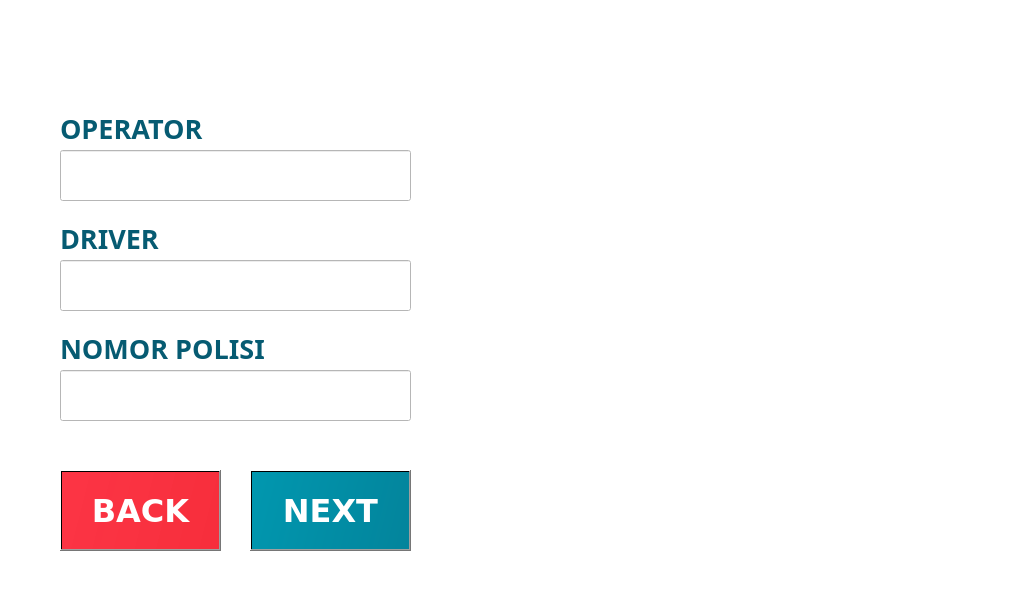
<?xml version="1.0" encoding="UTF-8"?>
<ui version="4.0">
 <class>Dialog</class>
 <widget class="QDialog" name="Dialog">
  <property name="enabled">
   <bool>true</bool>
  </property>
  <property name="geometry">
   <rect>
    <x>0</x>
    <y>0</y>
    <width>1024</width>
    <height>600</height>
   </rect>
  </property>
  <property name="sizePolicy">
   <sizepolicy hsizetype="Preferred" vsizetype="Preferred">
    <horstretch>0</horstretch>
    <verstretch>0</verstretch>
   </sizepolicy>
  </property>
  <property name="minimumSize">
   <size>
    <width>1024</width>
    <height>600</height>
   </size>
  </property>
  <property name="maximumSize">
   <size>
    <width>1024</width>
    <height>600</height>
   </size>
  </property>
  <property name="windowTitle">
   <string>Dialog</string>
  </property>
  <property name="styleSheet">
   <string notr="true">background-color: rgb(255, 255, 255);</string>
  </property>
  <widget class="QLabel" name="label_3">
   <property name="geometry">
    <rect>
     <x>0</x>
     <y>0</y>
     <width>1024</width>
     <height>600</height>
    </rect>
   </property>
   <property name="text">
    <string/>
   </property>
   <property name="pixmap">
    <pixmap>../assets/PLN clasic.png</pixmap>
   </property>
   <property name="scaledContents">
    <bool>true</bool>
   </property>
  </widget>
  <widget class="QLineEdit" name="operatorText">
   <property name="geometry">
    <rect>
     <x>60</x>
     <y>150</y>
     <width>351</width>
     <height>51</height>
    </rect>
   </property>
   <property name="font">
    <font>
     <pointsize>20</pointsize>
    </font>
   </property>
   <property name="clearButtonEnabled">
    <bool>true</bool>
   </property>
  </widget>
  <widget class="QPushButton" name="backButton">
   <property name="geometry">
    <rect>
     <x>60</x>
     <y>470</y>
     <width>161</width>
     <height>81</height>
    </rect>
   </property>
   <property name="font">
    <font>
     <family>Verdana</family>
     <pointsize>24</pointsize>
     <weight>75</weight>
     <bold>true</bold>
    </font>
   </property>
   <property name="cursor">
    <cursorShape>PointingHandCursor</cursorShape>
   </property>
   <property name="styleSheet">
    <string notr="true">background-color: qlineargradient(spread:pad, x1:-0.5, y1:-0.5, x2:3.5, y2:0, stop:0 rgba(255, 30, 50, 225), stop:1 rgba(235, 31, 39, 255));
color: rgb(255, 255, 255);
</string>
   </property>
   <property name="text">
    <string>BACK</string>
   </property>
  </widget>
  <widget class="QLabel" name="label_2">
   <property name="geometry">
    <rect>
     <x>60</x>
     <y>220</y>
     <width>351</width>
     <height>31</height>
    </rect>
   </property>
   <property name="font">
    <font>
     <family>Montserrat</family>
     <pointsize>20</pointsize>
     <weight>75</weight>
     <bold>true</bold>
    </font>
   </property>
   <property name="styleSheet">
    <string notr="true">background-color: rgba(255, 255, 255, 0);</string>
   </property>
   <property name="text">
    <string>&lt;html&gt;&lt;head/&gt;&lt;body&gt;&lt;p&gt;&lt;span style=&quot; color:#065b72;&quot;&gt;DRIVER&lt;/span&gt;&lt;/p&gt;&lt;/body&gt;&lt;/html&gt;</string>
   </property>
  </widget>
  <widget class="QLineEdit" name="nopolText">
   <property name="geometry">
    <rect>
     <x>60</x>
     <y>370</y>
     <width>351</width>
     <height>51</height>
    </rect>
   </property>
   <property name="font">
    <font>
     <pointsize>20</pointsize>
    </font>
   </property>
   <property name="inputMethodHints">
    <set>Qt::ImhNone</set>
   </property>
   <property name="cursorMoveStyle">
    <enum>Qt::LogicalMoveStyle</enum>
   </property>
   <property name="clearButtonEnabled">
    <bool>true</bool>
   </property>
  </widget>
  <widget class="QLabel" name="label">
   <property name="geometry">
    <rect>
     <x>60</x>
     <y>110</y>
     <width>351</width>
     <height>31</height>
    </rect>
   </property>
   <property name="font">
    <font>
     <family>Montserrat</family>
     <pointsize>20</pointsize>
     <weight>75</weight>
     <bold>true</bold>
    </font>
   </property>
   <property name="styleSheet">
    <string notr="true">
background-color: rgba(255, 255, 255, 0);
</string>
   </property>
   <property name="text">
    <string>&lt;html&gt;&lt;head/&gt;&lt;body&gt;&lt;p&gt;&lt;span style=&quot; color:#065b72;&quot;&gt;OPERATOR&lt;/span&gt;&lt;/p&gt;&lt;/body&gt;&lt;/html&gt;</string>
   </property>
   <property name="alignment">
    <set>Qt::AlignLeading|Qt::AlignLeft|Qt::AlignVCenter</set>
   </property>
  </widget>
  <widget class="QLabel" name="label_4">
   <property name="geometry">
    <rect>
     <x>60</x>
     <y>330</y>
     <width>351</width>
     <height>31</height>
    </rect>
   </property>
   <property name="font">
    <font>
     <family>Montserrat</family>
     <pointsize>20</pointsize>
     <weight>75</weight>
     <bold>true</bold>
     <kerning>true</kerning>
    </font>
   </property>
   <property name="styleSheet">
    <string notr="true">background-color: rgba(255, 255, 255, 0);</string>
   </property>
   <property name="text">
    <string>&lt;html&gt;&lt;head/&gt;&lt;body&gt;&lt;p&gt;&lt;span style=&quot; color:#065b72;&quot;&gt;NOMOR POLISI&lt;/span&gt;&lt;/p&gt;&lt;/body&gt;&lt;/html&gt;</string>
   </property>
  </widget>
  <widget class="QLineEdit" name="driverText">
   <property name="geometry">
    <rect>
     <x>60</x>
     <y>260</y>
     <width>351</width>
     <height>51</height>
    </rect>
   </property>
   <property name="font">
    <font>
     <pointsize>20</pointsize>
    </font>
   </property>
   <property name="clearButtonEnabled">
    <bool>true</bool>
   </property>
  </widget>
  <widget class="QPushButton" name="nextButton">
   <property name="geometry">
    <rect>
     <x>250</x>
     <y>470</y>
     <width>161</width>
     <height>81</height>
    </rect>
   </property>
   <property name="font">
    <font>
     <family>Verdana</family>
     <pointsize>24</pointsize>
     <weight>75</weight>
     <bold>true</bold>
     <strikeout>false</strikeout>
     <kerning>true</kerning>
    </font>
   </property>
   <property name="cursor">
    <cursorShape>PointingHandCursor</cursorShape>
   </property>
   <property name="styleSheet">
    <string notr="true">background-color: qlineargradient(spread:pad, x1:-0.5, y1:-0.5, x2:3.5, y2:0, stop:0 rgba(0, 161, 185, 255), stop:1 rgba(7, 91, 114, 255));
color: rgb(255, 255, 255);</string>
   </property>
   <property name="text">
    <string>NEXT</string>
   </property>
  </widget>
 </widget>
 <resources/>
 <connections/>
</ui>
